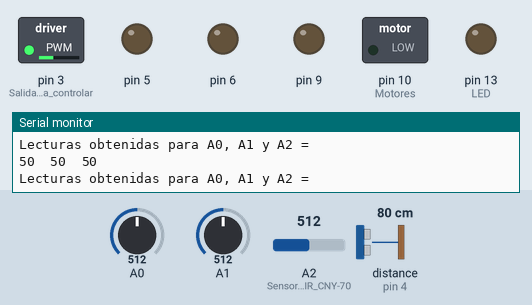
Simulated run of this sketch. Board: Arduino Nano, built with avr-gcc and run on an emulated ATmega328P. On the bench: switched loads named in the sketch (green lamp = pin HIGH), output pins drawn as LEDs (lit = HIGH), the last lines printed to the serial monitor. The inputs (shaded band) are chosen by the test bench; at power-on: distance to the obstacle (sensor on pin 4) 80 cm, A0 = 512, A1 = 512, A2 (Sensores_IR_CNY-70) = 512. The echo pulse lasts 58.3 µs per cm; EEPROM starts erased; pins used as bus, display or sensor lines are not drawn.

Above: at 15.3 s.
15.4 s: distance to the obstacle (sensor on pin 4) set to 4 cm
At 18.6 s:
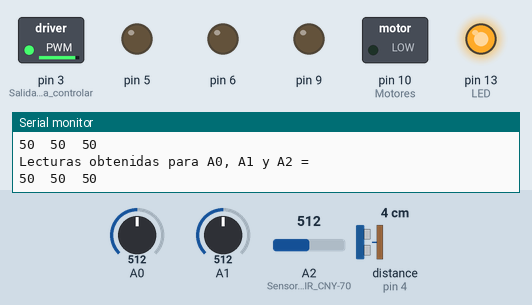
At 24.0 s:
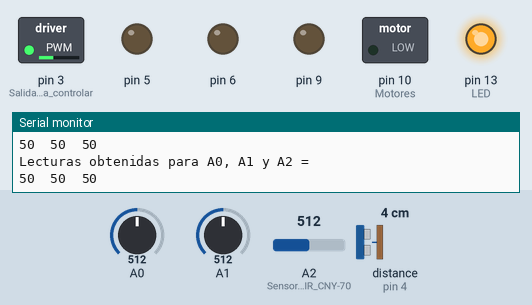
Timing chart, 0 to 24.4 s (numbered marks = the images above; inputs shaded):
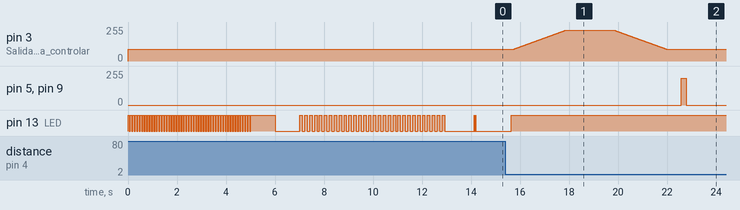

The sketch:

Siguelineas_DRV8833.ino
```cpp
/********************************************************
  Programa para Robot Seguidor de Línea Negra.
  Detecta línea negra o fondo blanco con tres sensores
  CNY70, cuando detecta un obstáculo (sensor por ultra-
  sonidos HC-SR04), se detiene y activa mecanismo de
  respuesta (servo-motor MG-90S).
  Elaborado por: Ing. Yesid Rodríguez Lozano
  *******************************************************

  *******************************************************
         CONEXIÓN
  *******************************************************
  ARDUINO         DRV8833
  GND     -->     GND
  5V      -->     VCC
  Pin D5  -->     IN1
  Pin D6  -->     IN2
  Pin D9  -->     IN3
  Pin D10 -->     IN4
                  OUT1    -->   MotorDerecho
                  OUT2    -->   MotorDerecho
                  OUT3    -->   MotorIzquierdo
                  OUT4    -->   MotorIzquierdo
                  EEP     -->   NC
                  ULT     -->   NC
  *******************************************************
  ARDUINO         Sensores CNY70
  GND     -->     Pin -
  5V      -->     Pin +
  Pin A0  -->     Pin 2
  Pin A1  -->     Pin 3
  Pin A2  -->     Pin 4
  *******************************************************
  ARDUINO         Sensor HC-SR04
  GND     -->     GND
  5V      -->     VCC
  Pin D2  -->     Trig
  Pin D4  -->     Echo

  *******************************************************
  ARDUINO         Servo-Motor MG90S
  GND     -->     Cable Café
  5V      -->     Cable Rojo
  Pin D3  -->     Cable Amarillo
  ********************************************************/

//*******************************************************
//        LIBRERÍAS
//*******************************************************
  #include <EEPROM.h>   //Librería para administrar datos de la memoria EEPROM
//*******************************************************

//*******************************************************
//        VARIABLES GLOBALES
//*******************************************************
  int Lectura_IR_A0, Lectura_IR_A1, Lectura_IR_A2;
  byte Umbral_IR_A0, Umbral_IR_A1, Umbral_IR_A2;
  boolean Final = LOW;
//*******************************************************

//*******************************************************
//        CONSTANTES
//*******************************************************
  const int VelMotorDer = 200;    //Permiten variar la potencia general de los motores,...
  const int VelMotorIzq = 200; //para compensar pequeñas variaciones de fabricación.
  //Los siguientes valores definen la velocidad de desplazamiento del robot
  const int VelRobot = 15


  ;         //Valor del tiempo que los motores están encendidos en cada ciclo
  const int RetardoRobot = 10;    //Valor del tiempo que los motores están apagados en cada ciclo
//*******************************************************

//*******************************************************
//*******************************************************
void setup() {
  //Configura pines de salida
  pinMode(13, OUTPUT);  //LED
  pinMode(5, OUTPUT); pinMode(6, OUTPUT); pinMode(9, OUTPUT); pinMode(10, OUTPUT);  //Motores
  pinMode(2, OUTPUT); //Sensor HC-SR04
  pinMode(3, OUTPUT); //Salida PWM para controlar Servo-Motor
  //Configura pines de entrada
  pinMode(A0, INPUT); pinMode(A1, INPUT); pinMode(A2, INPUT); //Sensores IR CNY-70
  pinMode(A6, INPUT); //Interruptor para calibrar sensores IR
  pinMode(4, INPUT);  //Sensor HC-SR04

  Serial.begin(9600); //Inicializa comunicación por el puerto USB
  analogWrite(3, 90); //Coloca servo-motor en posición de 90º
  if (analogRead (A6) > 100){
    CalibraSensoresIR();  //Colocar sensores IR sobre el fondo blanco mientras el LED titila rápido, despues, sobre la línea negra mientras el LED titila lento
    delay(1000);  //tiempo antes de que se activen los motores
  }
  Umbral_IR_A0 = EEPROM.read(0x00); Umbral_IR_A1 = EEPROM.read(0x01); Umbral_IR_A2 = EEPROM.read(0x02);   //Obtiene umbrales de sensores IR, guardados en memoria EEPROM
  ImprimirLecturas(Umbral_IR_A0, Umbral_IR_A1, Umbral_IR_A2);

  ParpadeaLED(2, 15); //Parpadea LED del pin 13, dos veces con intervalo de 15 ms
}

//*******************************************************
//*******************************************************
void loop() {
  int iDistancia = LeerSensorDistancia(1);

  if (iDistancia == 3 && Final == LOW){
    DetenerMotores(100);
    iDistancia = LeerSensorDistancia(10);
    if(iDistancia == 3){
      digitalWrite(13, HIGH);
      DetenerMotores(100);
      for(int i = 90; i <= 230; i++){
        analogWrite(3, i);    //Mueve el eje del servo-motor de la posición: 90º a la posición 180º
        delay(15);
      }
      delay(2000);
      for(int i = 230; i >= 90; i--){
        analogWrite(3, i);    //Mueve el eje del servo-motor de la posición: 180º a la posición 90º
        delay(15);
      }
      delay(500);
      DetenerMotores(100);
      MotoresAtras();
      delay(200);
      DetenerMotores(100);
      Final = HIGH;
    }
  }

  else if (Final == LOW) {
    LeerSensoresIR(10);
    ImprimirLecturas(Lectura_IR_A0, Lectura_IR_A1, Lectura_IR_A2);

    //Si solamente el sensor del centro está sobre la línea negra, el robot avanza
    if(Lectura_IR_A0 < Umbral_IR_A0 && Lectura_IR_A1 > Umbral_IR_A1 && Lectura_IR_A2 < Umbral_IR_A2){
      DetenerMotores(RetardoRobot); //Retardo para disminuir velocidad del robot en este movimiento
      MotoresAdelante();
      //Serial.println("Robot Adelante");        //Envía el resultado por el Puerto USB
      delay(VelRobot);
    }

    //Si solamente el sensor de la derecha está sobre la línea negra, gira en sentido contrario a las manecillas del reloj
    else if(Lectura_IR_A0 > Umbral_IR_A0 && Lectura_IR_A1 < Umbral_IR_A1 && Lectura_IR_A2 < Umbral_IR_A2){
      DetenerMotores(RetardoRobot * 2);  //Retardo para disminuir velocidad del robot en este movimiento
      MotoresGiroCCW();
      //Serial.println("Robot gira CCW");
      delay(VelRobot / 2);
    }

    //Si el sensor de la derecha y el del centro, están sobre la línea negra, gira en sentido contrario a las manecillas del reloj
    else if(Lectura_IR_A0 > Umbral_IR_A0 && Lectura_IR_A1 > Umbral_IR_A1 && Lectura_IR_A2 < Umbral_IR_A2){
      DetenerMotores(RetardoRobot * 2);  //Retardo para disminuir velocidad del robot en este movimiento
      MotoresGiroCCW();
      //Serial.println("Robot gira CCW");
      delay(VelRobot / 2);
    }

    //Si solamente el sensor de la izquierda está sobre la línea negra, gira en el sentido de las manecillas del reloj
    else if(Lectura_IR_A0 < Umbral_IR_A0 && Lectura_IR_A1 < Umbral_IR_A1 && Lectura_IR_A2 > Umbral_IR_A2){
      DetenerMotores(RetardoRobot * 2); //Retardo para disminuir velocidad del robot en este movimiento
      MotoresGiroCW();
      //Serial.println("Robot gira CW");
      delay(VelRobot / 2);
    }

    //Si el sensor de la izquierda y el del centro, están sobre la línea negra, gira en el sentido de las manecillas del reloj
    else if(Lectura_IR_A0 < Umbral_IR_A0 && Lectura_IR_A1 > Umbral_IR_A1 && Lectura_IR_A2 > Umbral_IR_A2){
      DetenerMotores(RetardoRobot * 2); //Retardo para disminuir velocidad del robot en este movimiento
      MotoresGiroCW();
      //Serial.println("Robot gira CW");
      delay(VelRobot / 2);
    }

    //Si todos los sensores están sobre la línea blanca, el robot retrocede
    else if(Lectura_IR_A0 < Umbral_IR_A0 && Lectura_IR_A1 < Umbral_IR_A1 && Lectura_IR_A2 < Umbral_IR_A2){
      DetenerMotores(RetardoRobot * 2); //Retardo para disminuir velocidad del robot en este movimiento
      MotoresAtras();
      //Serial.println("Robot atrás");
      delay(VelRobot / 2);
    }

    //Si todos los sensores están sobre la línea negra, el robot retrocede
    else if(Lectura_IR_A0 > Umbral_IR_A0 && Lectura_IR_A1 > Umbral_IR_A1 && Lectura_IR_A2 > Umbral_IR_A2){
      DetenerMotores(RetardoRobot * 2); //Retardo para disminuir velocidad del robot en este movimiento
      MotoresAtras();
      //Serial.println("Robot atrás");
      delay(VelRobot / 2);
    }

    //Si solamente el sensor del centro está sobre fondo blanco, el robot avanza
    if(Lectura_IR_A0 > Umbral_IR_A0 && Lectura_IR_A1 < Umbral_IR_A1 && Lectura_IR_A2 > Umbral_IR_A2){
      DetenerMotores(RetardoRobot); //Retardo para disminuir velocidad del robot en este movimiento
      MotoresAdelante();
      //Serial.println("Robot Adelante");        //Envía el resultado por el Puerto USB
      delay(VelRobot);
    }

    else{
      //Serial.println("Robot igual");
      delay(VelRobot);
    }
  }

  //ParpadeaLED(2, 50);
}

//*******************************************************
//*******************************************************

//*******************************************************
//        FUNCIONES
//*******************************************************
void ParpadeaLED(int iRepeticiones, int iRetardo){
  for(int i = 1; i <= iRepeticiones; i++){
    digitalWrite(13,HIGH);
    delay(iRetardo);
    digitalWrite(13,LOW);
    delay(iRetardo);
  }
}

//*******************************************************
void ImprimirLecturas(int Lectura1, int Lectura2, int Lectura3){
  Serial.println("Lecturas obtenidas para A0, A1 y A2 = ");        //Envía el resultado por el Puerto USB:
  Serial.print(Lectura1);
  Serial.print("\t");
  Serial.print(Lectura2);
  Serial.print("\t");
  Serial.println(Lectura3);
}

//*******************************************************
void LeerSensoresIR(int iNumeroLecturas){
  Lectura_IR_A0 = 0;
  Lectura_IR_A1 = 0;
  Lectura_IR_A2 = 0;
  for(int i = 0; i < iNumeroLecturas; i++){
    Lectura_IR_A0 = Lectura_IR_A0 + map((analogRead(A0)), 0, 1023, 0, 100);
    Lectura_IR_A1 = Lectura_IR_A1 + map((analogRead(A1)), 0, 1023, 0, 100);
    Lectura_IR_A2 = Lectura_IR_A2 + map((analogRead(A2)), 0, 1023, 0, 100);
    delay(1);
  }
  Lectura_IR_A0 = Lectura_IR_A0 / iNumeroLecturas;
  Lectura_IR_A1 = Lectura_IR_A1 / iNumeroLecturas;
  Lectura_IR_A2 = Lectura_IR_A2 / iNumeroLecturas;
}

//*******************************************************
int LeerSensorDistancia(int iNumeroLecturas){
  int t = 0;  //Tiempo en microsegundos
  int d = 0;  //Distancia en centimetros
  for(int i = 0; i < iNumeroLecturas; i++){
    digitalWrite(2, HIGH);
    delayMicroseconds(50);  //Envia un pulso de 10us por el pin conectado el Trigger (D2)
    digitalWrite(2, LOW);
    t = pulseIn(4, HIGH,1200);  //Obtiene el ancho del pulso del pin conectado al Echo (D4)...
    d = d + (t / 59);  //convierte el tiempo a una distancia en cm (d=v*t/2) y acumula el valor
    delay(10);
    //Serial.println("Lecturas del sensor de distancia:"); Serial.print(t); Serial.print("  "); Serial.println(d); //Envía el resultado por el Puerto USB:
  }
  d = d / iNumeroLecturas;  //Obtiene la distancia promedio a partir de todas las lecturas
  //Serial.println("Promedio del sensor de distancia:"); Serial.print(t); Serial.print("  "); Serial.println(d); //Envía el resultado por el Puerto USB:
  return (d); //Al salir de la función, devuelve la distancia en cm
}

//*******************************************************
void MotoresAdelante(){
  digitalWrite(5,LOW); //
  analogWrite(6, 100);
  digitalWrite(9,LOW);
  analogWrite(10, 100);
}

//*******************************************************
void MotoresAtras(){
  digitalWrite(6,LOW); //
  analogWrite(5, VelMotorIzq);
  digitalWrite(10,LOW);
  analogWrite(9, VelMotorDer);
}

//*******************************************************
void MotoresGiroCW(){
  digitalWrite(5,LOW); //
  analogWrite(6, VelMotorIzq);
  digitalWrite(10,LOW);
  analogWrite(9, LOW);
}

//*******************************************************
void MotoresGiroCCW(){
  digitalWrite(6,LOW); //
  analogWrite(5, LOW);
  digitalWrite(9,LOW);
  analogWrite(10, VelMotorDer);
}

//*******************************************************
void DetenerMotores(int TiempoDetenidos){
  digitalWrite(5,LOW); //
  digitalWrite(6,LOW); //
  digitalWrite(9,LOW);
  digitalWrite(10,LOW); //
  delay(TiempoDetenidos);
}

//*******************************************************
void CalibraSensoresIR(){
  int miSensorNeg[10][3];
  int miSensorBln[10][3];

  Serial.println("Lectura Sensores CNY70 en A0, A1 y A2 para el Blanco = ");        //Envía el resultado por el puerto USB:
  for(int ii=0; ii<10; ii++){
    miSensorBln[ii][0] = map((analogRead(A0)), 0, 1023, 0, 100);
    miSensorBln[ii][1] = map((analogRead(A1)), 0, 1023, 0, 100);
    miSensorBln[ii][2] = map((analogRead(A2)), 0, 1023, 0, 100);
    ParpadeaLED(5, 50);
    Serial.print(miSensorBln[ii][0]);
    Serial.print("\t");
    Serial.print(miSensorBln[ii][1]);
    Serial.print("\t");
    Serial.println(miSensorBln[ii][2]);
  }

  ParpadeaLED(1, 1000);

  Serial.println("Lectura Sensores CNY70 en A0, A1 y A2 para el Negro = ");        //Envía el resultado por el Puerto USB:
  for(int ii=0; ii<10; ii++){
    miSensorNeg[ii][0] = map((analogRead(A0)), 0, 1023, 0, 100);
    miSensorNeg[ii][1] = map((analogRead(A1)), 0, 1023, 0, 100);
    miSensorNeg[ii][2] = map((analogRead(A2)), 0, 1023, 0, 100);
    ParpadeaLED(3, 100);
    Serial.print(miSensorNeg[ii][0]);
    Serial.print("\t");
    Serial.print(miSensorNeg[ii][1]);
    Serial.print("\t");
    Serial.println(miSensorNeg[ii][2]);
  }

  byte UmbralSensorA0 = 0, UmbralSensorA1 = 0, UmbralSensorA2 = 0;
  int PromedioBlnA0 = 0, PromedioBlnA1 = 0, PromedioBlnA2 = 0;
  int PromedioNegA0 = 0, PromedioNegA1 = 0, PromedioNegA2 = 0;

  for(int ii=0; ii<10; ii++){
    PromedioBlnA0 = PromedioBlnA0 + miSensorBln[ii][0];
    PromedioBlnA1 = PromedioBlnA1 + miSensorBln[ii][1];
    PromedioBlnA2 = PromedioBlnA2 + miSensorBln[ii][2];

    PromedioNegA0 = PromedioNegA0 + miSensorNeg[ii][0];
    PromedioNegA1 = PromedioNegA1 + miSensorNeg[ii][1];
    PromedioNegA2 = PromedioNegA2 + miSensorNeg[ii][2];
  }

  PromedioBlnA0 = PromedioBlnA0 / 10;
  PromedioBlnA1 = PromedioBlnA1 / 10;
  PromedioBlnA2 = PromedioBlnA2 / 10;
  PromedioNegA0 = PromedioNegA0 / 10;
  PromedioNegA1 = PromedioNegA1 / 10;
  PromedioNegA2 = PromedioNegA2 / 10;

  UmbralSensorA0 = (PromedioBlnA0 + PromedioNegA0) / 2;
  UmbralSensorA1 = (PromedioBlnA1 + PromedioNegA1) / 2;
  UmbralSensorA2 = (PromedioBlnA2 + PromedioNegA2) / 2;

  Serial.println("Promedio Sensores A0, A1 y A2 para el Blanco = ");        //Envía el resultado por el Puerto USB:
  Serial.print(PromedioBlnA0);
  Serial.print("\t");
  Serial.print(PromedioBlnA1);
  Serial.print("\t");
  Serial.println(PromedioBlnA2);

  Serial.println("Promedio Sensores A0, A1 y A2 para el Negro = ");        //Envía el resultado por el Puerto USB:
  Serial.print(PromedioNegA0);
  Serial.print("\t");
  Serial.print(PromedioNegA1);
  Serial.print("\t");
  Serial.println(PromedioNegA2);

  Serial.println("Umbrales Sensores A0, A1 y A2 = ");        //Envía el resultado por el Puerto USB:
  Serial.print(UmbralSensorA0);
  Serial.print("\t");
  Serial.print(UmbralSensorA1);
  Serial.print("\t");
  Serial.println(UmbralSensorA2);

  EEPROM.write(0x00, UmbralSensorA0);
  EEPROM.write(0x01, UmbralSensorA1);
  EEPROM.write(0x02, UmbralSensorA2);
}
```

Measured:
- after the input at 15.4 s, pin 3 (Salida_PWM_para_controlar): rises from 90/255 to 230/255 in 2.1 s, then falls to 90/255 in 4.1 s; pin 5, pin 9: 0/255 → 200/255 after 7.2 s, → 0/255 0.20 s later; pin 13 (LED): LOW → HIGH after 0.24 s
